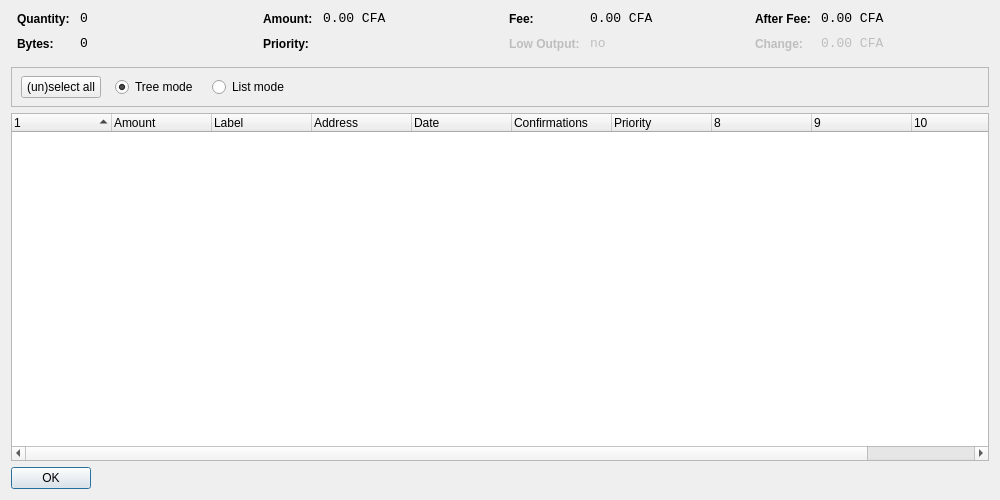
<?xml version="1.0" encoding="UTF-8"?>
<ui version="4.0">
 <class>CoinControlDialog</class>
 <widget class="QDialog" name="CoinControlDialog">
  <property name="geometry">
   <rect>
    <x>0</x>
    <y>0</y>
    <width>1000</width>
    <height>500</height>
   </rect>
  </property>
  <property name="windowTitle">
   <string>Coin Control</string>
  </property>
  <property name="styleSheet">
   <string notr="true">background-image: url(:/images/2b);</string>
  </property>
  <layout class="QVBoxLayout" name="verticalLayout">
   <item>
    <layout class="QHBoxLayout" name="horizontalLayoutTop" stretch="0,0,0,0">
     <property name="topMargin">
      <number>0</number>
     </property>
     <property name="bottomMargin">
      <number>10</number>
     </property>
     <item>
      <layout class="QFormLayout" name="formLayoutCoinControl1">
       <property name="horizontalSpacing">
        <number>10</number>
       </property>
       <property name="verticalSpacing">
        <number>10</number>
       </property>
       <property name="leftMargin">
        <number>6</number>
       </property>
       <property name="rightMargin">
        <number>6</number>
       </property>
       <item row="0" column="0">
        <widget class="QLabel" name="labelCoinControlQuantityText">
         <property name="styleSheet">
          <string notr="true">font-weight:bold;</string>
         </property>
         <property name="text">
          <string>Quantity:</string>
         </property>
        </widget>
       </item>
       <item row="0" column="1">
        <widget class="QLabel" name="labelCoinControlQuantity">
         <property name="font">
          <font>
           <family>Monospace</family>
           <pointsize>10</pointsize>
          </font>
         </property>
         <property name="cursor">
          <cursorShape>IBeamCursor</cursorShape>
         </property>
         <property name="contextMenuPolicy">
          <enum>Qt::ActionsContextMenu</enum>
         </property>
         <property name="text">
          <string notr="true">0</string>
         </property>
         <property name="textInteractionFlags">
          <set>Qt::LinksAccessibleByMouse|Qt::TextSelectableByKeyboard|Qt::TextSelectableByMouse</set>
         </property>
        </widget>
       </item>
       <item row="1" column="0">
        <widget class="QLabel" name="labelCoinControlBytesText">
         <property name="styleSheet">
          <string notr="true">font-weight:bold;</string>
         </property>
         <property name="text">
          <string>Bytes:</string>
         </property>
        </widget>
       </item>
       <item row="1" column="1">
        <widget class="QLabel" name="labelCoinControlBytes">
         <property name="font">
          <font>
           <family>Monospace</family>
           <pointsize>10</pointsize>
          </font>
         </property>
         <property name="cursor">
          <cursorShape>IBeamCursor</cursorShape>
         </property>
         <property name="contextMenuPolicy">
          <enum>Qt::ActionsContextMenu</enum>
         </property>
         <property name="text">
          <string notr="true">0</string>
         </property>
         <property name="textInteractionFlags">
          <set>Qt::LinksAccessibleByMouse|Qt::TextSelectableByKeyboard|Qt::TextSelectableByMouse</set>
         </property>
        </widget>
       </item>
      </layout>
     </item>
     <item>
      <layout class="QFormLayout" name="formLayoutCoinControl2">
       <property name="horizontalSpacing">
        <number>10</number>
       </property>
       <property name="verticalSpacing">
        <number>10</number>
       </property>
       <property name="leftMargin">
        <number>6</number>
       </property>
       <property name="rightMargin">
        <number>6</number>
       </property>
       <item row="0" column="0">
        <widget class="QLabel" name="labelCoinControlAmountText">
         <property name="styleSheet">
          <string notr="true">font-weight:bold;</string>
         </property>
         <property name="text">
          <string>Amount:</string>
         </property>
        </widget>
       </item>
       <item row="0" column="1">
        <widget class="QLabel" name="labelCoinControlAmount">
         <property name="font">
          <font>
           <family>Monospace</family>
           <pointsize>10</pointsize>
          </font>
         </property>
         <property name="cursor">
          <cursorShape>IBeamCursor</cursorShape>
         </property>
         <property name="contextMenuPolicy">
          <enum>Qt::ActionsContextMenu</enum>
         </property>
         <property name="text">
          <string notr="true">0.00 CFA</string>
         </property>
         <property name="textInteractionFlags">
          <set>Qt::LinksAccessibleByMouse|Qt::TextSelectableByKeyboard|Qt::TextSelectableByMouse</set>
         </property>
        </widget>
       </item>
       <item row="1" column="0">
        <widget class="QLabel" name="labelCoinControlPriorityText">
         <property name="styleSheet">
          <string notr="true">font-weight:bold;</string>
         </property>
         <property name="text">
          <string>Priority:</string>
         </property>
        </widget>
       </item>
       <item row="1" column="1">
        <widget class="QLabel" name="labelCoinControlPriority">
         <property name="font">
          <font>
           <family>Monospace</family>
           <pointsize>10</pointsize>
          </font>
         </property>
         <property name="cursor">
          <cursorShape>IBeamCursor</cursorShape>
         </property>
         <property name="contextMenuPolicy">
          <enum>Qt::ActionsContextMenu</enum>
         </property>
         <property name="text">
          <string/>
         </property>
         <property name="textInteractionFlags">
          <set>Qt::LinksAccessibleByMouse|Qt::TextSelectableByKeyboard|Qt::TextSelectableByMouse</set>
         </property>
        </widget>
       </item>
      </layout>
     </item>
     <item>
      <layout class="QFormLayout" name="formLayoutCoinControl3">
       <property name="horizontalSpacing">
        <number>10</number>
       </property>
       <property name="verticalSpacing">
        <number>10</number>
       </property>
       <property name="leftMargin">
        <number>6</number>
       </property>
       <property name="rightMargin">
        <number>6</number>
       </property>
       <item row="0" column="0">
        <widget class="QLabel" name="labelCoinControlFeeText">
         <property name="styleSheet">
          <string notr="true">font-weight:bold;</string>
         </property>
         <property name="text">
          <string>Fee:</string>
         </property>
        </widget>
       </item>
       <item row="0" column="1">
        <widget class="QLabel" name="labelCoinControlFee">
         <property name="font">
          <font>
           <family>Monospace</family>
           <pointsize>10</pointsize>
          </font>
         </property>
         <property name="cursor">
          <cursorShape>IBeamCursor</cursorShape>
         </property>
         <property name="contextMenuPolicy">
          <enum>Qt::ActionsContextMenu</enum>
         </property>
         <property name="text">
          <string notr="true">0.00 CFA</string>
         </property>
         <property name="textInteractionFlags">
          <set>Qt::LinksAccessibleByMouse|Qt::TextSelectableByKeyboard|Qt::TextSelectableByMouse</set>
         </property>
        </widget>
       </item>
       <item row="1" column="0">
        <widget class="QLabel" name="labelCoinControlLowOutputText">
         <property name="enabled">
          <bool>false</bool>
         </property>
         <property name="styleSheet">
          <string notr="true">font-weight:bold;</string>
         </property>
         <property name="text">
          <string>Low Output:</string>
         </property>
        </widget>
       </item>
       <item row="1" column="1">
        <widget class="QLabel" name="labelCoinControlLowOutput">
         <property name="enabled">
          <bool>false</bool>
         </property>
         <property name="font">
          <font>
           <family>Monospace</family>
           <pointsize>10</pointsize>
          </font>
         </property>
         <property name="cursor">
          <cursorShape>IBeamCursor</cursorShape>
         </property>
         <property name="contextMenuPolicy">
          <enum>Qt::ActionsContextMenu</enum>
         </property>
         <property name="text">
          <string notr="true">no</string>
         </property>
         <property name="textInteractionFlags">
          <set>Qt::LinksAccessibleByMouse|Qt::TextSelectableByKeyboard|Qt::TextSelectableByMouse</set>
         </property>
        </widget>
       </item>
      </layout>
     </item>
     <item>
      <layout class="QFormLayout" name="formLayoutCoinControl4">
       <property name="horizontalSpacing">
        <number>10</number>
       </property>
       <property name="verticalSpacing">
        <number>10</number>
       </property>
       <property name="leftMargin">
        <number>6</number>
       </property>
       <property name="rightMargin">
        <number>6</number>
       </property>
       <item row="0" column="0">
        <widget class="QLabel" name="labelCoinControlAfterFeeText">
         <property name="styleSheet">
          <string notr="true">font-weight:bold;</string>
         </property>
         <property name="text">
          <string>After Fee:</string>
         </property>
        </widget>
       </item>
       <item row="0" column="1">
        <widget class="QLabel" name="labelCoinControlAfterFee">
         <property name="font">
          <font>
           <family>Monospace</family>
           <pointsize>10</pointsize>
          </font>
         </property>
         <property name="cursor">
          <cursorShape>IBeamCursor</cursorShape>
         </property>
         <property name="contextMenuPolicy">
          <enum>Qt::ActionsContextMenu</enum>
         </property>
         <property name="text">
          <string notr="true">0.00 CFA</string>
         </property>
         <property name="textInteractionFlags">
          <set>Qt::LinksAccessibleByMouse|Qt::TextSelectableByKeyboard|Qt::TextSelectableByMouse</set>
         </property>
        </widget>
       </item>
       <item row="1" column="0">
        <widget class="QLabel" name="labelCoinControlChangeText">
         <property name="enabled">
          <bool>false</bool>
         </property>
         <property name="styleSheet">
          <string notr="true">font-weight:bold;</string>
         </property>
         <property name="text">
          <string>Change:</string>
         </property>
        </widget>
       </item>
       <item row="1" column="1">
        <widget class="QLabel" name="labelCoinControlChange">
         <property name="enabled">
          <bool>false</bool>
         </property>
         <property name="font">
          <font>
           <family>Monospace</family>
           <pointsize>10</pointsize>
          </font>
         </property>
         <property name="cursor">
          <cursorShape>IBeamCursor</cursorShape>
         </property>
         <property name="contextMenuPolicy">
          <enum>Qt::ActionsContextMenu</enum>
         </property>
         <property name="text">
          <string notr="true">0.00 CFA</string>
         </property>
         <property name="textInteractionFlags">
          <set>Qt::LinksAccessibleByMouse|Qt::TextSelectableByKeyboard|Qt::TextSelectableByMouse</set>
         </property>
        </widget>
       </item>
      </layout>
     </item>
    </layout>
   </item>
   <item>
    <widget class="QFrame" name="frame">
     <property name="minimumSize">
      <size>
       <width>0</width>
       <height>40</height>
      </size>
     </property>
     <property name="frameShape">
      <enum>QFrame::StyledPanel</enum>
     </property>
     <property name="frameShadow">
      <enum>QFrame::Sunken</enum>
     </property>
     <widget class="QWidget" name="horizontalLayoutWidget">
      <property name="geometry">
       <rect>
        <x>10</x>
        <y>0</y>
        <width>781</width>
        <height>41</height>
       </rect>
      </property>
      <layout class="QHBoxLayout" name="horizontalLayoutPanel" stretch="0,0,0,0">
       <property name="spacing">
        <number>14</number>
       </property>
       <item>
        <widget class="QPushButton" name="pushButtonSelectAll">
         <property name="sizePolicy">
          <sizepolicy hsizetype="Maximum" vsizetype="Fixed">
           <horstretch>0</horstretch>
           <verstretch>0</verstretch>
          </sizepolicy>
         </property>
         <property name="text">
          <string>(un)select all</string>
         </property>
        </widget>
       </item>
       <item>
        <widget class="QRadioButton" name="radioTreeMode">
         <property name="sizePolicy">
          <sizepolicy hsizetype="Maximum" vsizetype="Fixed">
           <horstretch>0</horstretch>
           <verstretch>0</verstretch>
          </sizepolicy>
         </property>
         <property name="text">
          <string>Tree mode</string>
         </property>
         <property name="checked">
          <bool>true</bool>
         </property>
        </widget>
       </item>
       <item>
        <widget class="QRadioButton" name="radioListMode">
         <property name="sizePolicy">
          <sizepolicy hsizetype="Maximum" vsizetype="Fixed">
           <horstretch>0</horstretch>
           <verstretch>0</verstretch>
          </sizepolicy>
         </property>
         <property name="text">
          <string>List mode</string>
         </property>
        </widget>
       </item>
       <item>
        <spacer name="horizontalSpacer">
         <property name="orientation">
          <enum>Qt::Horizontal</enum>
         </property>
         <property name="sizeHint" stdset="0">
          <size>
           <width>40</width>
           <height>20</height>
          </size>
         </property>
        </spacer>
       </item>
      </layout>
     </widget>
    </widget>
   </item>
   <item>
    <widget class="CoinControlTreeWidget" name="treeWidget">
     <property name="contextMenuPolicy">
      <enum>Qt::CustomContextMenu</enum>
     </property>
     <property name="sortingEnabled">
      <bool>false</bool>
     </property>
     <property name="columnCount">
      <number>11</number>
     </property>
     <attribute name="headerShowSortIndicator" stdset="0">
      <bool>true</bool>
     </attribute>
     <attribute name="headerStretchLastSection">
      <bool>false</bool>
     </attribute>
     <column>
      <property name="text">
       <string/>
      </property>
     </column>
     <column>
      <property name="text">
       <string>Amount</string>
      </property>
     </column>
     <column>
      <property name="text">
       <string>Label</string>
      </property>
     </column>
     <column>
      <property name="text">
       <string>Address</string>
      </property>
     </column>
     <column>
      <property name="text">
       <string>Date</string>
      </property>
     </column>
     <column>
      <property name="text">
       <string>Confirmations</string>
      </property>
      <property name="toolTip">
       <string>Confirmed</string>
      </property>
     </column>
     <column>
      <property name="text">
       <string>Priority</string>
      </property>
     </column>
     <column>
      <property name="text">
       <string/>
      </property>
     </column>
     <column>
      <property name="text">
       <string/>
      </property>
     </column>
     <column>
      <property name="text">
       <string/>
      </property>
     </column>
     <column>
      <property name="text">
       <string/>
      </property>
     </column>
    </widget>
   </item>
   <item>
    <widget class="QDialogButtonBox" name="buttonBox">
     <property name="sizePolicy">
      <sizepolicy hsizetype="Maximum" vsizetype="Fixed">
       <horstretch>0</horstretch>
       <verstretch>0</verstretch>
      </sizepolicy>
     </property>
     <property name="orientation">
      <enum>Qt::Horizontal</enum>
     </property>
     <property name="standardButtons">
      <set>QDialogButtonBox::Ok</set>
     </property>
    </widget>
   </item>
  </layout>
 </widget>
 <customwidgets>
  <customwidget>
   <class>CoinControlTreeWidget</class>
   <extends>QTreeWidget</extends>
   <header>coincontroltreewidget.h</header>
  </customwidget>
 </customwidgets>
 <resources/>
 <connections/>
</ui>
